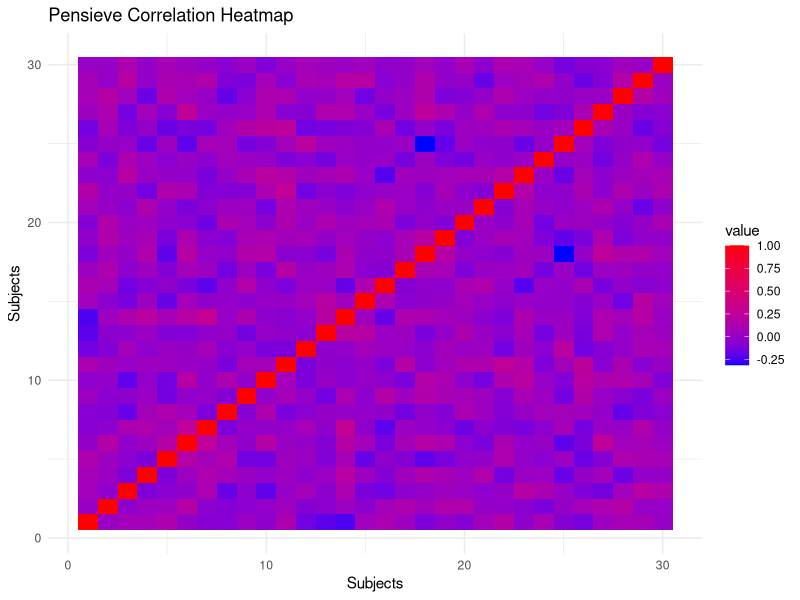

Reproduce this figure in R.
# Question 2: 
# Dimensions for the dataset:
num_students <- 100
num_subjects <- 30

# Random Dataset Generation with values between 0 and 200 (representing students' grades)
hogwarts_dataset <- matrix(runif(num_students * num_subjects, min = 0, max = 1), nrow = num_students, ncol = num_subjects)
hogwarts_dataset <- 1 + round(hogwarts_dataset * 199)

# First few rows of the dataset:
print(head(hogwarts_dataset))

# a) Replacing values within the range [10, 60] with NA (Not Available)
hogwarts_dataset[hogwarts_dataset >= 10 & hogwarts_dataset <= 60] <- NA

# Printing the number of students having missing values
num_students_with_missing_values <- sum(apply(hogwarts_dataset, 1, function(row) any(is.na(row))))
print(num_students_with_missing_values)

# b) Replacing NA values with subject averages
subject_averages <- colMeans(hogwarts_dataset, na.rm = TRUE)
hogwarts_dataset[is.na(hogwarts_dataset)] <- subject_averages[rep(seq_len(ncol(hogwarts_dataset)), each = nrow(hogwarts_dataset))]

# c) Calculating the "Pensieve" correlation among all subjects
pensieve_correlation <- cor(hogwarts_dataset, use = "pairwise.complete.obs")

# Plotting the heatmap of the Pensieve correlation matrix
library(ggplot2)
library(reshape2)

melted_pensieve_correlation <- melt(pensieve_correlation)
ggplot(data = melted_pensieve_correlation, aes(x = Var1, y = Var2, fill = value)) +
  geom_tile() +
  scale_fill_gradient(low = "blue", high = "red") +
  theme_minimal() +
  labs(title = "Pensieve Correlation Heatmap", x = "Subjects", y = "Subjects")

# Selecting the subjects having correlation <= 0.7
selected_subjects <- colnames(pensieve_correlation)[apply(pensieve_correlation <= 0.7, 2, all)]
print(selected_subjects)

# d) Normalizing the dataset between 0 and 10 (representing students' grades on a scale from 0 to 10)
new_min_grade <- 0
new_max_grade <- 10

min_grade <- min(hogwarts_dataset, na.rm = TRUE)
max_grade <- max(hogwarts_dataset, na.rm = TRUE)

normalized_grades <- ((hogwarts_dataset - min_grade) / (max_grade - min_grade)) * (new_max_grade - new_min_grade) + new_min_grade
print(normalized_grades)

# e) Replacing
